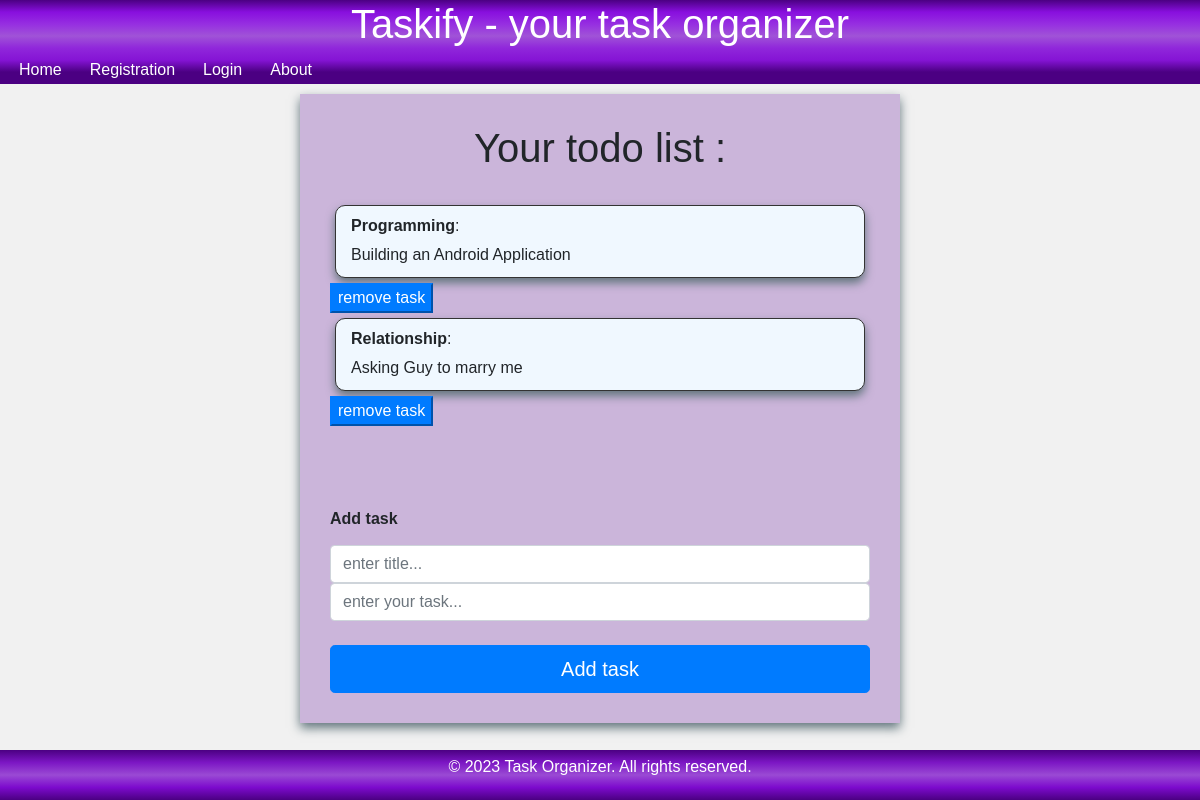
The app's page /todo_list/2 with its own data.
### user_task_db.py (models this page shows)
class Task(db.Model):
    __tablename__ = 'task'
    id = Column(Integer, primary_key=True)
    name = Column(String)
    description = Column(String)

### crud.py (the view)
@crud_bp.route('/todo_list/<int:user_id>', methods=['GET'])
def todo_list(user_id: int):
    user = User.query.filter_by(id=user_id).first()
    if user:
        result = []
        for task in tasks_schema.dump(user.tasks):
            result.append(task)
        return render_template('user_todo.html', tasks=result)
    return jsonify(message="No existing todo-list found"),404

### templates/user_todo.html (shortened to what this page needs)
{% extends 'base.html' %} {% block title %}Taskify{% endblock %} {% block main%}
<link rel="stylesheet" href="../static/index.css" />
<div class="container">
  <div class="todo-list-main">
    <h1 style="text-align: center">Your todo list {{user_name}}:</h1>
    {% if tasks %}
    <ul>
      {% for task in tasks %}
      <li class="todo-list-item">
        <h6><b>{{task.name}}</b>:</h6>
        {{ task.description }}
      </li>
      <button
        class="btn-delete btn-primary"
        onclick="deleteTask({{task|safe}})"
      >
        remove task
      </button>
      {% endfor %}
    </ul>
    {%endif%}
    <div>
      <label for="task">
        <h6><b>Add task</b></h6>
      </label>
      <input
        type="text"
        class="form-control"
        name="name"
        id="name"
        placeholder="enter title..."
      />
      <input
        type="text"
        class="form-control"
        name="description"
        id="desc"
        placeholder="enter your task..."
      />
      <br />
      <button
        class="btn btn-primary btn-lg btn-block"
        onclick="addTask(document.getElementById('name').value,document.getElementById('desc').value);"
      >
        Add task
      </button>
    </div>
  </div>
</div>
{% endblock %}

### static/index.css (style rules this page uses)
body { font-family: Arial, sans-serif; margin: 0; padding: 0; background-color: #f1f1f1; min-height: 100vh; display: flex; flex-direction: column; }
.container { width: fit-content; max-width: 60%; min-width: 40%; padding: 10px; }
.todo-list-main { padding: 30px; width: 600px; box-shadow: 0px 5px 10px rgb(97, 117, 124); background-color: rgba(199, 175, 216, 0.9); }
.todo-list-item { border: 1px solid #333; border-radius: 10px; text-decoration: none; padding: 10px; padding-left: 15px; padding-right: 20px; margin: 5px; box-shadow: 0px 5px 10px rgb(97, 117, 124); background-color: aliceblue; }
ul { list-style-type: none; padding-top: 20px; padding-left: 0; margin:0; padding-bottom: 15%; }

### records on screen
Task: name "Programming", description "Building an Android Application"
Task: name "Relationship", description "Asking Guy to marry me"
